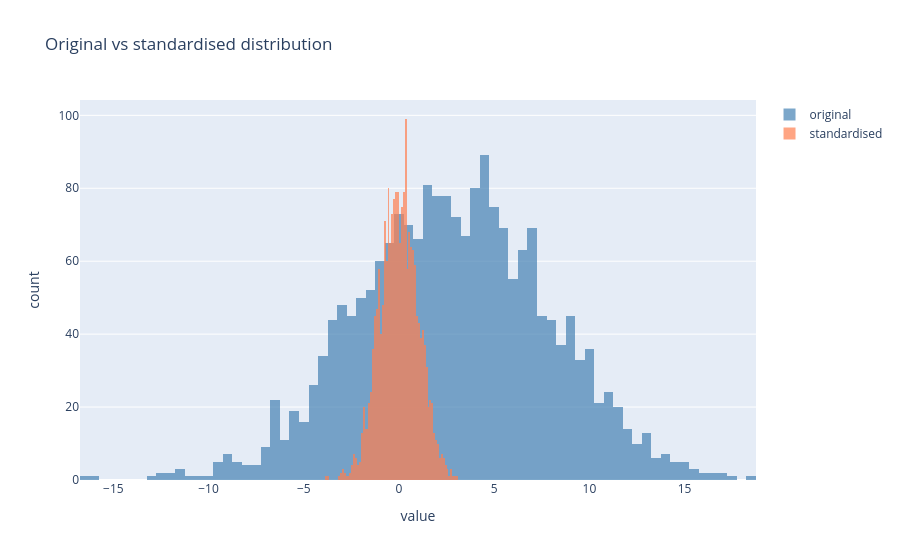

The cell this chart's notebook holds for it:
### Code cell
# @title Test your function
rng = np.random.default_rng(0)
x = jnp.array(rng.normal(loc=3.0, scale=5.0, size=2000))
z = standardize(x)

assert jnp.abs(z.mean()) < 0.01, f"mean is {z.mean():.4f}, expected ≈ 0"
assert jnp.abs(z.std() - 1) < 0.01, f"std is {z.std():.4f}, expected ≈ 1"
print("✓ standardize works")

fig = go.Figure()
fig.add_trace(
    go.Histogram(x=np.array(x), name="original", opacity=0.7, marker_color="steelblue")
)
fig.add_trace(
    go.Histogram(x=np.array(z), name="standardised", opacity=0.7, marker_color="coral")
)
fig.update_layout(
    barmode="overlay",
    title="Original vs standardised distribution",
    xaxis_title="value",
    yaxis_title="count",
)
fig.show()

### Figure 1 — Plotly figure (JSON) as saved in the notebook; plotly's stock layout.template omitted (floating-point values rounded to 4 significant figures; data arrays with more than 128 entries replaced by an {"elided": "..."} marker saying what was removed)
{"data": [{"marker": {"color": "steelblue"}, "name": "original", "opacity": 0.7, "type": "histogram", "x": {"elided": "2000 float values"}}, {"marker": {"color": "coral"}, "name": "standardised", "opacity": 0.7, "type": "histogram", "x": {"elided": "2000 float values"}}], "layout": {"barmode": "overlay", "title": {"text": "Original vs standardised distribution"}, "xaxis": {"title": {"text": "value"}}, "yaxis": {"title": {"text": "count"}}}}
